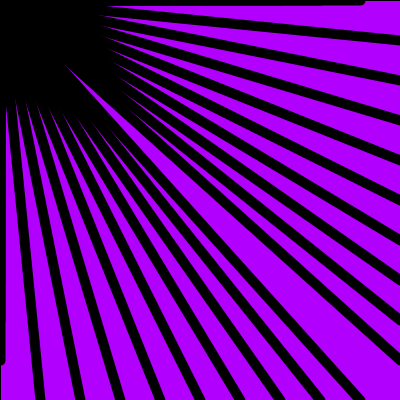
Frame 1 (no input)
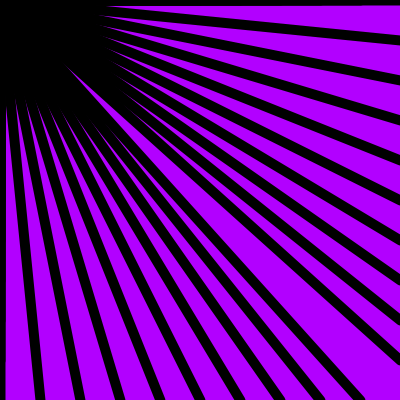
Frame 60 (the mouse pressed at the canvas centre just before this capture)
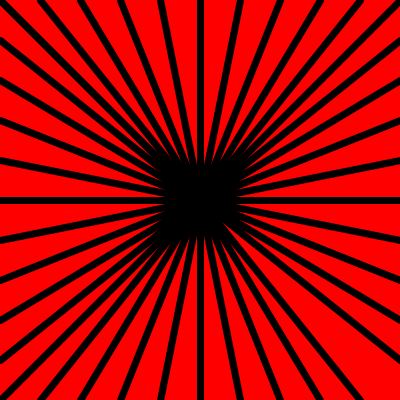
Frame 120 (the mouse held since frame 60 and released just before this capture)

The Processing sketch that drew these frames (run headless with seeded random() and noise(); from frame 60 on, the mouse is pressed at the canvas centre):

// Processing sketch: desafio4_quattrocchi_rmx_floresllanos
// ── desafio4_quattrocchi_rmx_floresllanos.pde
//Israel Nicolás Flores Llanos
//Juego de lineas y posición del mouse
int var = 10;
int tam, arcoiris, x, y;
float distancia ;
void setup() {
  size(400, 400);
  tam = width / var;
  colorMode(HSB, 360, 100, 100);
}

void draw() {

  distancia = dist(width/2, height/2, mouseX, mouseY);
  arcoiris = int(distancia); 
  map( arcoiris, 0, 280, 0, 360 );

  background(arcoiris, 100, 100);
  for ( int i = 0; i < var; i++ ) {
    line(i*tam, 0, mouseX, mouseY);
    line(height, i*tam, mouseX, mouseY);
    line(0, i*tam, mouseX, mouseY);
    line(i*tam, height, mouseX, mouseY);
    float x = dist( 0, 400, mouseX, mouseY );
    float m = map(x, 0, 400, 0, 10);
    strokeWeight(m);
    println(distancia);
  }
}
